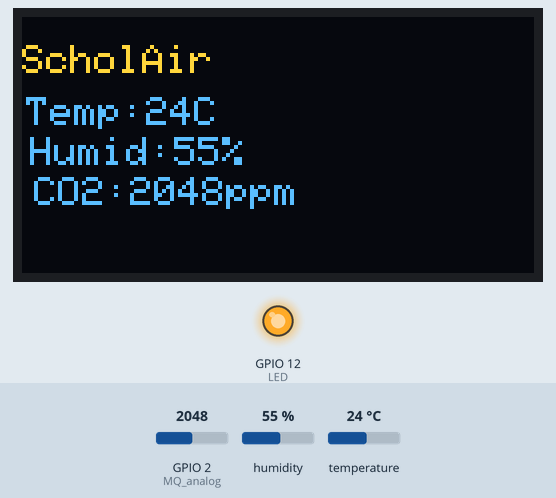
Simulated run of this sketch. Board: ESP32-S3. Shown: 128×64 one-colour display, output pins drawn as LEDs (lit = HIGH). The inputs (shaded band) are chosen by the test bench; at power-on: humidity 55 %, GPIO 2 (MQ_analog) = 2048, temperature 24 °C. The OLED is the two-colour kind (top 16 rows yellow); WiFi joins after 1.5 s; servers stay silent unless stated; what the sketch prints to the serial monitor is not drawn.

Above: at 17.1 s.
17.2 s: humidity set to 22 %
At 28.6 s:
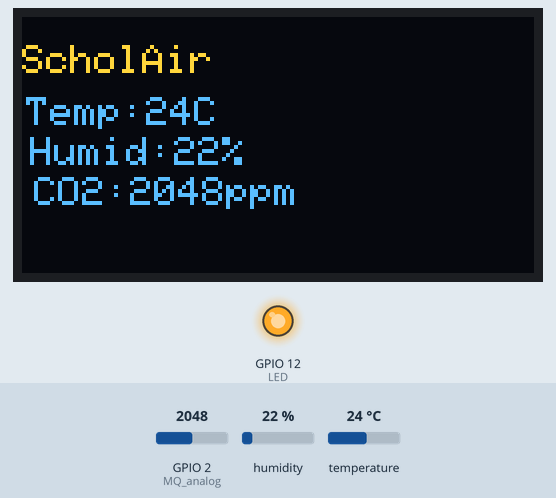
29.4 s: GPIO 2 (MQ_analog) set to 2866
At 40.2 s:
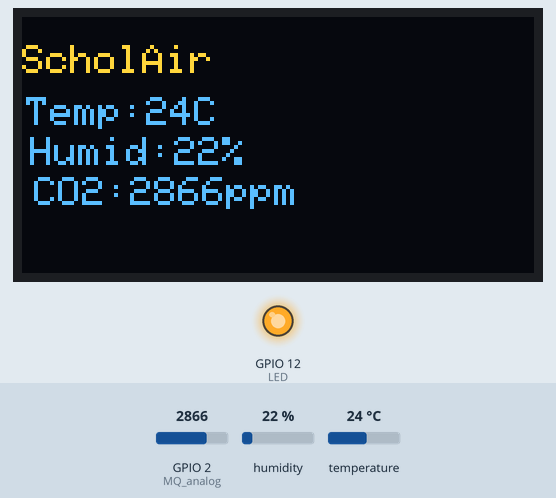
41.6 s: temperature set to 12 °C
At 51.8 s:
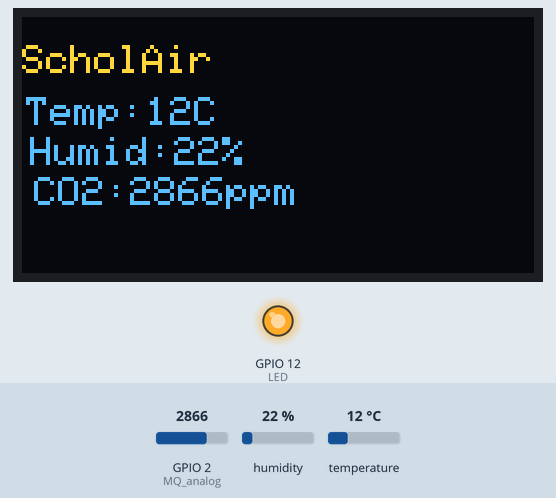
53.8 s: GPIO 2 (MQ_analog) set to 3603
At 62.3 s:
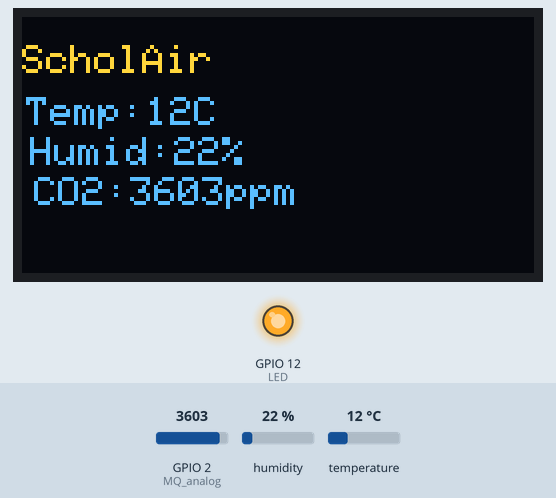
66.0 s: humidity set to 40 %
At 73.9 s:
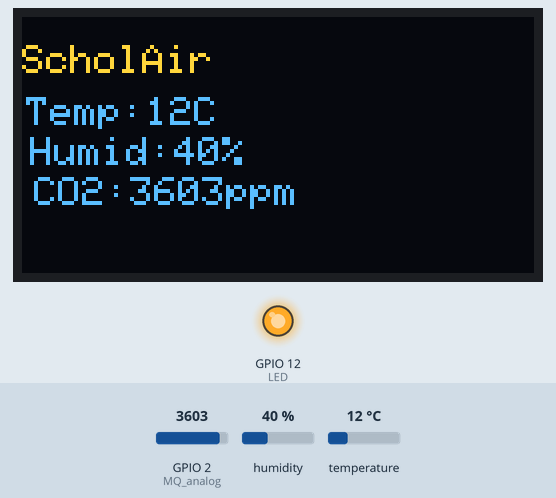
Timing chart, 0 to 75.4 s (numbered marks = the images above; inputs shaded):
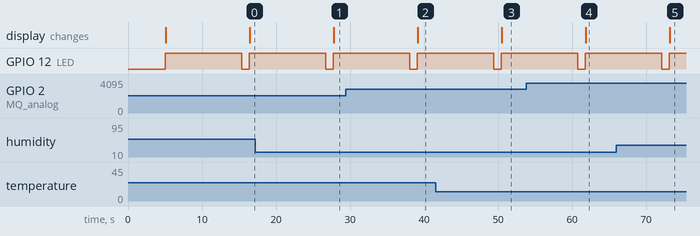

The sketch:

sensor_DHT11_MQ_ESP32_ThingSpeak_OLED.ino
```cpp
/*

Code to read CO2, temperature and humidity, using MQ and DHT-11 sensors controlled by
an ESP32 micro-controller

*/

#include "ThingSpeak.h"
#include "secrets.h"
#include <WiFi.h>
#include <Adafruit_Sensor.h>
#include <DHT.h>
#include <Wire.h>
#include <Adafruit_GFX.h>
#include <Adafruit_SSD1306.h>

// Wi-Fi defitions
char ssid[] = SECRET_SSID;   // network SSID
char pass[] = SECRET_PASS;   // network password
int keyIndex = 0;            // network key Index number (needed only for WEP)
WiFiClient  client;

// Thing Speak definitions
unsigned long myChannelNumber = SECRET_CH_ID;
const char * myWriteAPIKey = SECRET_WRITE_APIKEY;

// Display OLED
Adafruit_SSD1306 display(128, 64, &Wire, 4);

// DHT11 definitions
#define DHTPIN 13
#define DHTTYPE DHT11 // define o tipo de sensor, no caso DHT11
DHT dht(DHTPIN, DHTTYPE);
float humidity;
float temperature;

// CO2 definitions
#define MQ_analog 2  // MQ analog PIN
#define MQ_dig 7     // MQ digital PIN
long co2;

// LED pin
const int LED = 12;

void setup() {
  Serial.begin(115200);  // Monitor serial initialization
  Serial.println("Beginning...");
  pinMode(LED, OUTPUT);
  WiFi.mode(WIFI_STA);   // Set Wi-Fi mode as station
  ThingSpeak.begin(client);  // ThingSpeak  initialization
  dht.begin();  // DHT-11  initialization
  pinMode(MQ_analog, INPUT);
  pinMode(MQ_dig, INPUT);
  // Display initialization and configuration
  display.begin(SSD1306_SWITCHCAPVCC, 0x3C);
  display.setTextSize(2);
  display.setTextColor(WHITE);
  display.setTextWrap(false);
}

void loop() {
  // Connect or reconnect to WiFi
  if(WiFi.status() != WL_CONNECTED){
    Serial.print("Trying to connect: ");
    Serial.println(SECRET_SSID);
    while(WiFi.status() != WL_CONNECTED){
      WiFi.begin(ssid, pass); // Connect to WPA/WPA2 network. Change this line if using open or WEP network
      Serial.print(".");
      delay(5000);
    }
    Serial.println("\nConected.");
  }
  // CO2 reading
  co2 = analogRead(MQ_analog);

  // Humidity and temperature reading
  temperature = dht.readTemperature();
  humidity = dht.readHumidity();
  // test reading values
  if (isnan(temperature) || isnan(humidity))
  {
    Serial.println("Failure to read DHT");
  }
  else
  {
    digitalWrite(LED, HIGH);
    Serial.print("Temperature: ");
    Serial.print(temperature, 1);
    Serial.print("*C ");
    Serial.print("Humidity: ");
    Serial.print(humidity, 1);
    Serial.print("% ");
    Serial.print("CO2: ");
    Serial.print(co2);
    Serial.println("ppm");
    displayScroll();
  }

  // Send data to ThingSpeak: Temperature field 1, Humidity field 2, CO2 field 3

  ThingSpeak.setField(1, temperature);
  ThingSpeak.setField(2, humidity);
  ThingSpeak.setField(3, co2);

  int httpResponseCode = ThingSpeak.writeFields(myChannelNumber, myWriteAPIKey);
  if(httpResponseCode == 200){
    Serial.println("Channel uptaded.");
  }
  else{
    Serial.println("Failed to update channel. HTTP error code " + String(httpResponseCode));
  }

  delay(10000); // Wait 10 seconds
  digitalWrite(LED, LOW); // Turn LED off
  delay(1000); // Wait 1 second
}

void displayScroll()
{
  display.clearDisplay();
  display.setCursor(0,7);
  display.print("ScholAir");
  display.setCursor(1,20);
  display.setTextSize(1);
  display.print("Temp:"+String(temperature,0)+"C");
  display.setCursor(2,30);
  display.print("Humid:"+String(humidity,0)+"%");
  display.setCursor(3,40);
  display.print("CO2:"+String(co2)+"ppm");
  display.display(); // Escreve as informações da lista de escrita no display
}
```

secrets.h
```cpp
// Use this file to store all of the private credentials
// and connection details

#define SECRET_SSID "MySSID"		// replace MySSID with your WiFi network name
#define SECRET_PASS "MyPassword"	// replace MyPassword with your WiFi password

#define SECRET_CH_ID 0000000		// replace 0000000 with your channel number
#define SECRET_WRITE_APIKEY "XYZ"	// replace XYZ with your channel write API Key
```

Measured:
- after the input at 17.2 s, the display: changes after 10.6 s (image 1)
- after the input at 29.4 s, the display: changes after 9.7 s (image 2)
- after the input at 41.6 s, the display: changes after 8.9 s (image 3)
- after the input at 53.8 s, the display: changes after 8.0 s (image 4)
- after the input at 66.0 s, the display: changes after 7.2 s (image 5)
